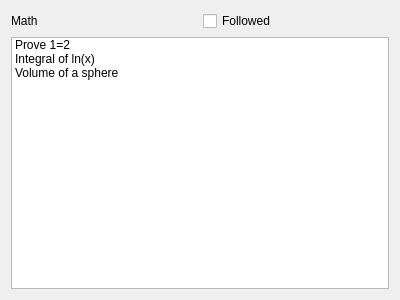
<?xml version="1.0" encoding="UTF-8"?>
<ui version="4.0">
 <class>communitiesTab</class>
 <widget class="QDialog" name="communitiesTab">
  <property name="geometry">
   <rect>
    <x>0</x>
    <y>0</y>
    <width>400</width>
    <height>300</height>
   </rect>
  </property>
  <property name="windowTitle">
   <string>Communities</string>
  </property>
  <layout class="QVBoxLayout" name="verticalLayout">
   <item>
    <layout class="QHBoxLayout" name="horizontalLayout_5">
     <item>
      <widget class="QLabel" name="label">
       <property name="text">
        <string>Math</string>
       </property>
      </widget>
     </item>
     <item>
      <widget class="QCheckBox" name="checkBox">
       <property name="text">
        <string>Followed</string>
       </property>
      </widget>
     </item>
    </layout>
   </item>
   <item>
    <widget class="QListWidget" name="listWidget">
     <item>
      <property name="text">
       <string>Prove 1=2</string>
      </property>
     </item>
     <item>
      <property name="text">
       <string>Integral of ln(x)</string>
      </property>
     </item>
     <item>
      <property name="text">
       <string>Volume of a sphere</string>
      </property>
     </item>
    </widget>
   </item>
  </layout>
 </widget>
 <resources/>
 <connections/>
</ui>
